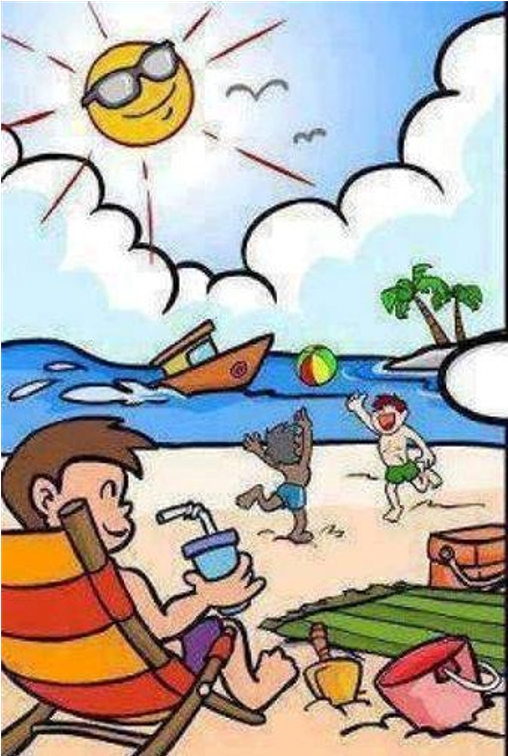
#> input picture pantai1.PNG, 508 x 756 px
$ python transformasi_negatif.py
#> lines starting #> are read from the running program, lines starting #| are printed output that depends on the picture
import cv2

img = cv2.imread("pantai1.PNG", 0)
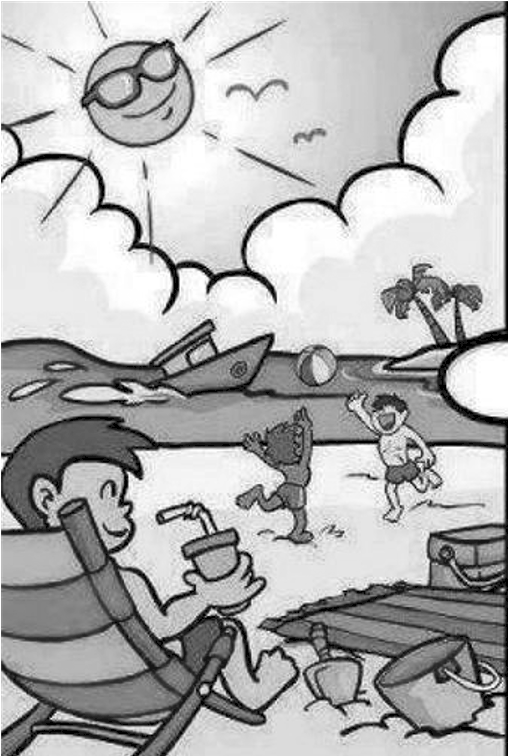
#> img: shape (756, 508); min 0, max 255, mean 177.9

img_1 = 255 - img
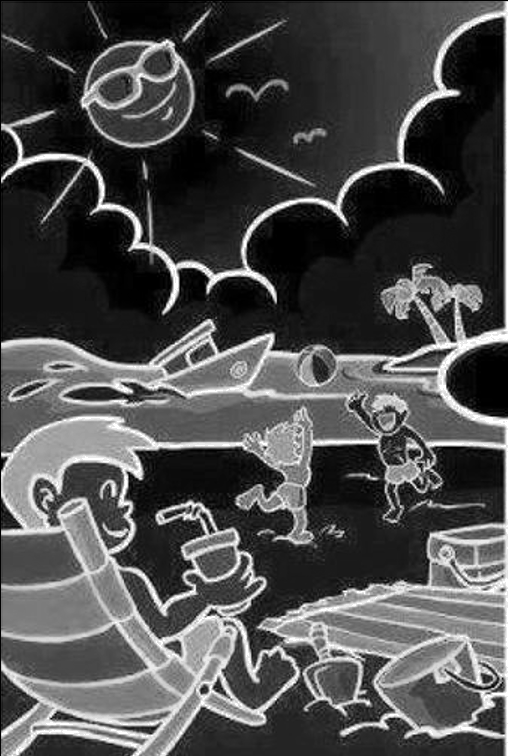
#> img_1: shape (756, 508); min 0, max 255, mean 77.1

cv2.imshow("Original Image", img)
cv2.imshow("Image Negative", img_1)

cv2.waitKey(0)
cv2.destroyWindow()

$ run again, with senyum2.PNG copied over pantai1.PNG
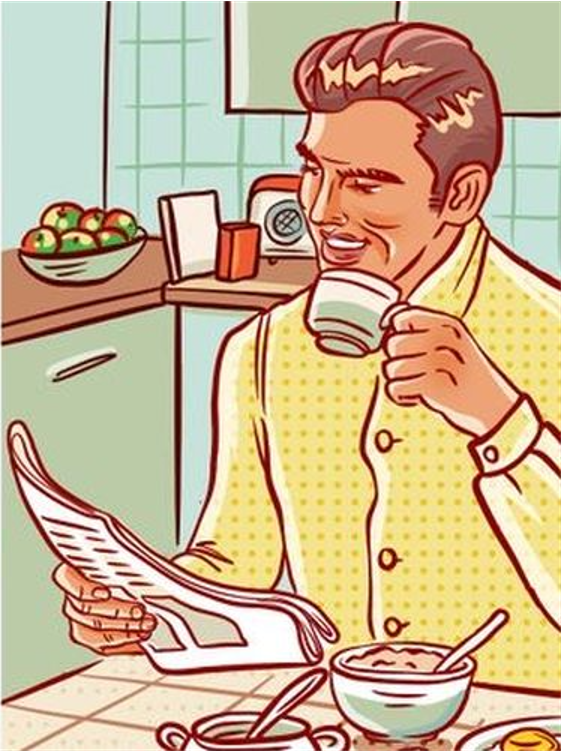
#> input picture senyum2.PNG, 561 x 752 px
#> `img = cv2.imread("pantai1.PNG", 0)`:
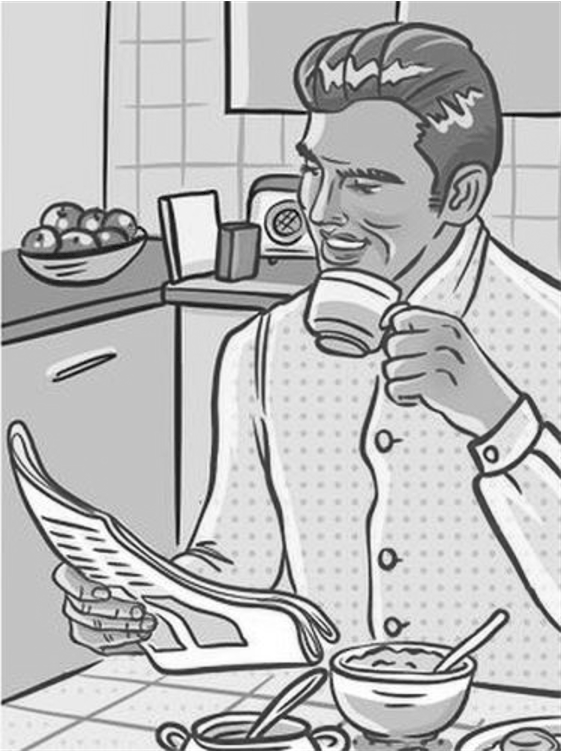
#> img: shape (752, 561); min 0, max 255, mean 185.7
#> `img_1 = 255 - img`:
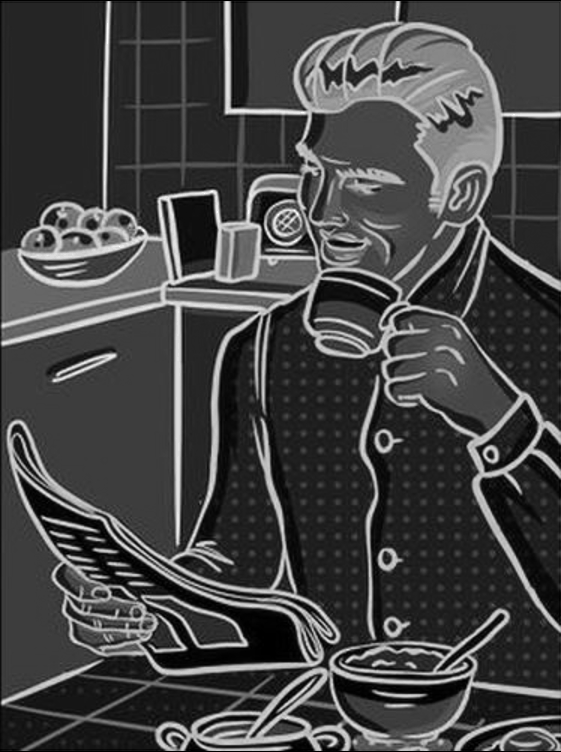
#> img_1: shape (752, 561); min 0, max 255, mean 69.3

$ run again, with fahrul.JPG saved as pantai1.PNG
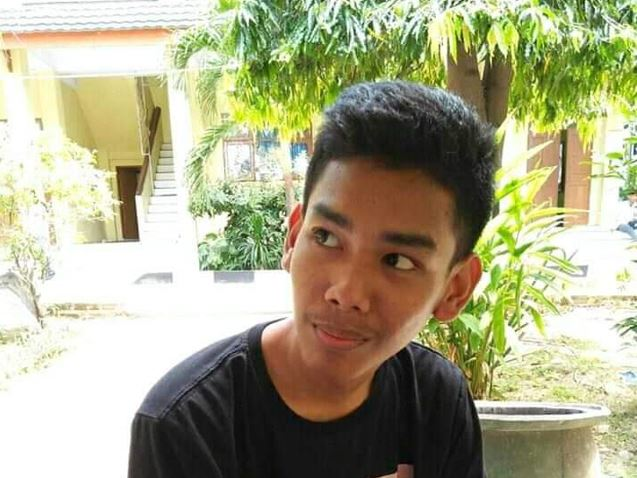
#> input picture fahrul.JPG, 637 x 478 px
#> `img = cv2.imread("pantai1.PNG", 0)`:
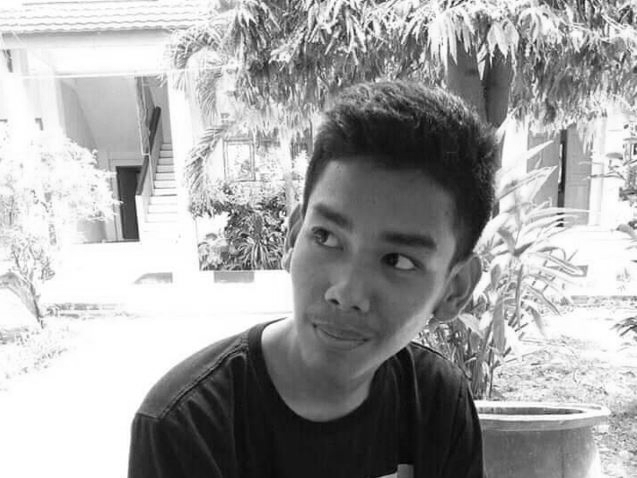
#> img: shape (478, 637); min 0, max 255, mean 164.5
#> `img_1 = 255 - img`:
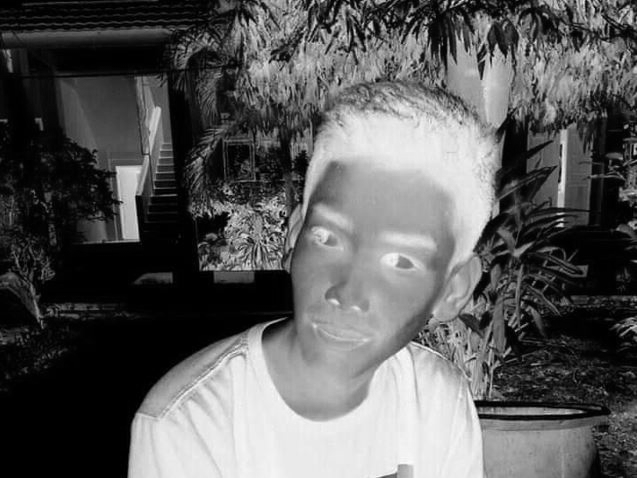
#> img_1: shape (478, 637); min 0, max 255, mean 90.5
